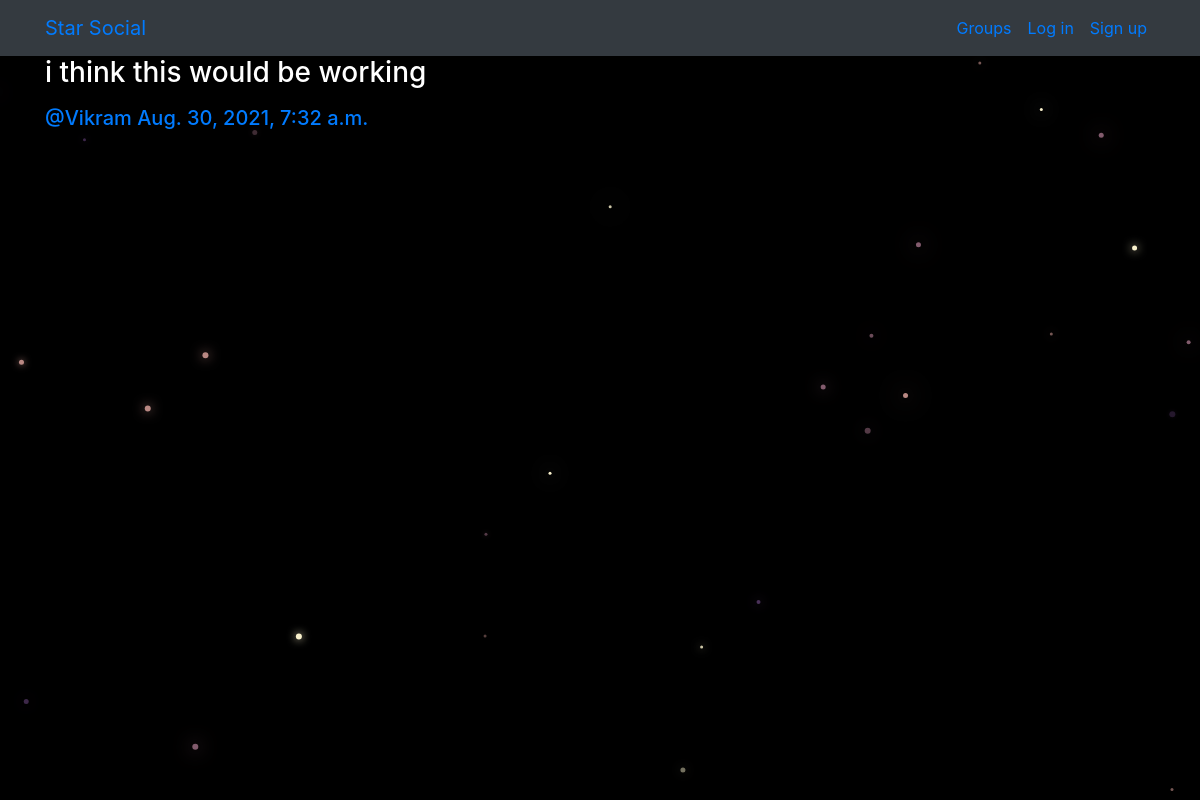
Page /posts/by/Vikram/2/ on the committed database.
### posts/models.py (models this page shows, shortened)
class Post(models.Model):
    user = models.ForeignKey(User,related_name='posts',on_delete=models.CASCADE)
    created_at = models.DateTimeField(auto_now_add=True)
    message = models.TextField()
    message_html = models.TextField(editable=False)
    group = models.ForeignKey(Group,related_name='posts',null=True,blank=True,on_delete=models.CASCADE)
    class Meta:
        ordering = ['created_at']
        unique_together = ('user', 'message')

### posts/views.py (the view)
# urls.py: path('by/<username>/<int:pk>/', views.PostDetail.as_view(),name='single'),
class PostDetail(SelectRelatedMixin,generic.DetailView):
    model = models.Post
    select_related = ('user','group')
    def get_queryset(self):
        queryset = super().get_queryset()
        return queryset.filter(user__username__iexact=self.kwargs.get('username'))

### posts/templates/posts/post_detail.html
{% extends "posts/post_base.html" %}
{% block post_content %}
    {% include "posts/_post.html" %}
{% endblock %}

### posts/templates/posts/_post.html (shortened to what this page needs)
<div class="post-media">
  <h3>{{post.message_html|safe}}</h3>
  <div class="media-body">
    <h5 class="media-heading">
      <span class="username">
        <a href="{% url 'posts:for_user' username=post.user.username %}">@{{post.user.username}}</a>
      </span>
      <time class="time">
        <a href="{% url 'posts:single' username=post.user.username pk=post.pk %}">{{post.created_at}}</a>
      </time>
    </h5>
  </div>
</div>

### static/simplesocial/css/master.css (style rules this page uses)
body { margin: 0; overflow: hidden; background-color: black; color:white; }

### rows in the picture
Post: message_html "i think this would be working", user.username "Vikram", created_at "Aug. 30, 2021, 7:32 a.m."
